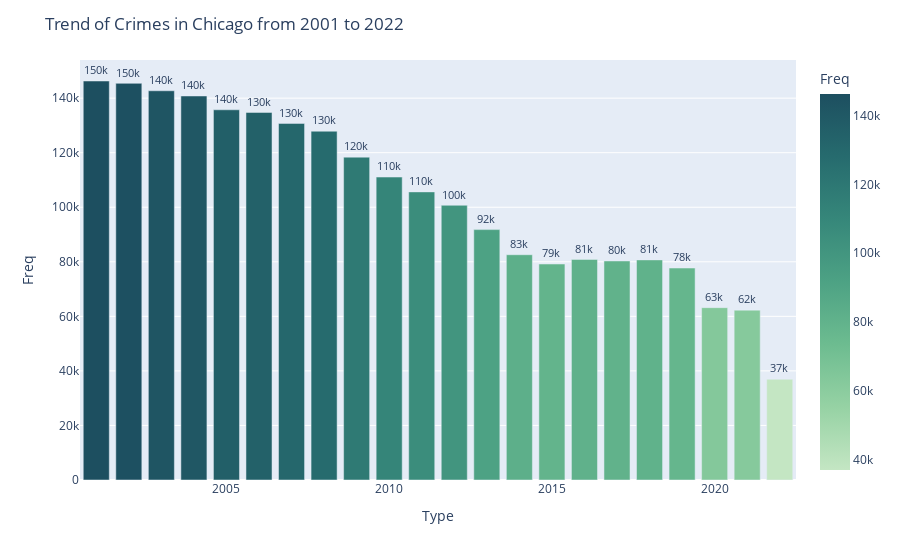

The notebook cell saved with this chart:
### Code cell
# Trend of Crimes in Chicago from 2001 to 2022
plot_counts1(c_crime_df["Year"], "Trend of Crimes in Chicago from 2001 to 2022")

### Figure 1 — Plotly figure (JSON) as saved in the notebook; plotly's stock layout.template omitted (floating-point values rounded to 4 significant figures)
{"data": [{"alignmentgroup": "True", "hovertemplate": "Type=%{x}<br>Freq=%{marker.color}<extra></extra>", "legendgroup": "", "marker": {"color": [146292, 145441, 142708, 140802, 135737, 134769, 130754, 127883, 118376, 111077, 105639, 100724, 91802, 82597, 80872, 80702, 80312, 79183, 77719, 63193, 62284, 36970], "coloraxis": "coloraxis", "pattern": {"shape": ""}}, "name": "", "offsetgroup": "", "orientation": "v", "showlegend": false, "text": [146292, 145441, 142708, 140802, 135737, 134769, 130754, 127883, 118376, 111077, 105639, 100724, 91802, 82597, 80872, 80702, 80312, 79183, 77719, 63193, 62284, 36970], "textposition": "outside", "texttemplate": "%{text:.2s}", "type": "bar", "x": [2001, 2002, 2003, 2004, 2005, 2006, 2007, 2008, 2009, 2010, 2011, 2012, 2013, 2014, 2016, 2018, 2017, 2015, 2019, 2020, 2021, 2022], "xaxis": "x", "y": [146292, 145441, 142708, 140802, 135737, 134769, 130754, 127883, 118376, 111077, 105639, 100724, 91802, 82597, 80872, 80702, 80312, 79183, 77719, 63193, 62284, 36970], "yaxis": "y"}], "layout": {"autosize": true, "barmode": "relative", "coloraxis": {"colorbar": {"title": {"text": "Freq"}}, "colorscale": [[0, "rgb(196, 230, 195)"], [0.1667, "rgb(150, 210, 164)"], [0.3333, "rgb(109, 188, 144)"], [0.5, "rgb(77, 162, 132)"], [0.6667, "rgb(54, 135, 122)"], [0.8333, "rgb(38, 107, 110)"], [1, "rgb(29, 79, 96)"]]}, "legend": {"tracegroupgap": 0}, "margin": {"t": 60}, "title": {"text": "Trend of Crimes in Chicago from 2001 to 2022"}, "uniformtext": {"minsize": 8, "mode": "hide"}, "xaxis": {"anchor": "y", "autorange": true, "domain": [0, 1], "range": [2000.0, 2022.0], "title": {"text": "Type"}, "type": "linear"}, "yaxis": {"anchor": "x", "autorange": true, "domain": [0, 1], "range": [0, 154000.0], "title": {"text": "Freq"}, "type": "linear"}}}
